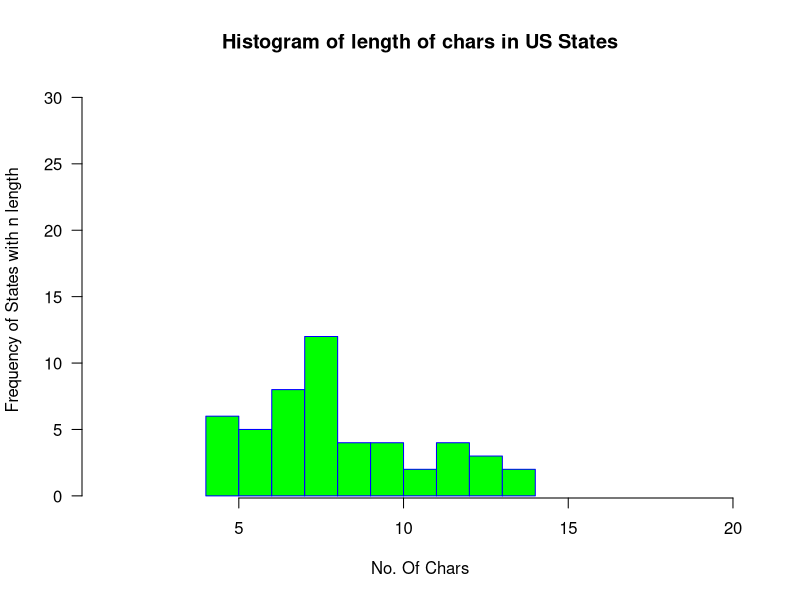

Generate this figure with R:
# 1. states=rownames(USArrests)
# . Get states names with 'w'.
# . Get states names with 'W'.
# 
# 2. Prepare a histogram of the number of characters in each US state.

states<- rownames(USArrests)
states
state_name <- "State Name"


nameWithw <- states[grep('w',states)]
nameWithw
nameWithW <- states[grep('W',states)]
nameWithW

lengthofChars <- nchar(states)
lengthofChars
attributeName <- "No. of Chars"

require(reshape2)
df <- data.frame(states,lengthofChars)
colnames(df) <- c(state_name, attributeName)
print(df)

hist(lengthofChars, main='Histogram of length of chars in US States',
     xlab = 'No. Of Chars', ylab = 'Frequency of States with n length', 
     xlim = c(1,20), ylim=c(1,30) , col= 'green', border= 'blue',las=1, breaks = 10)
